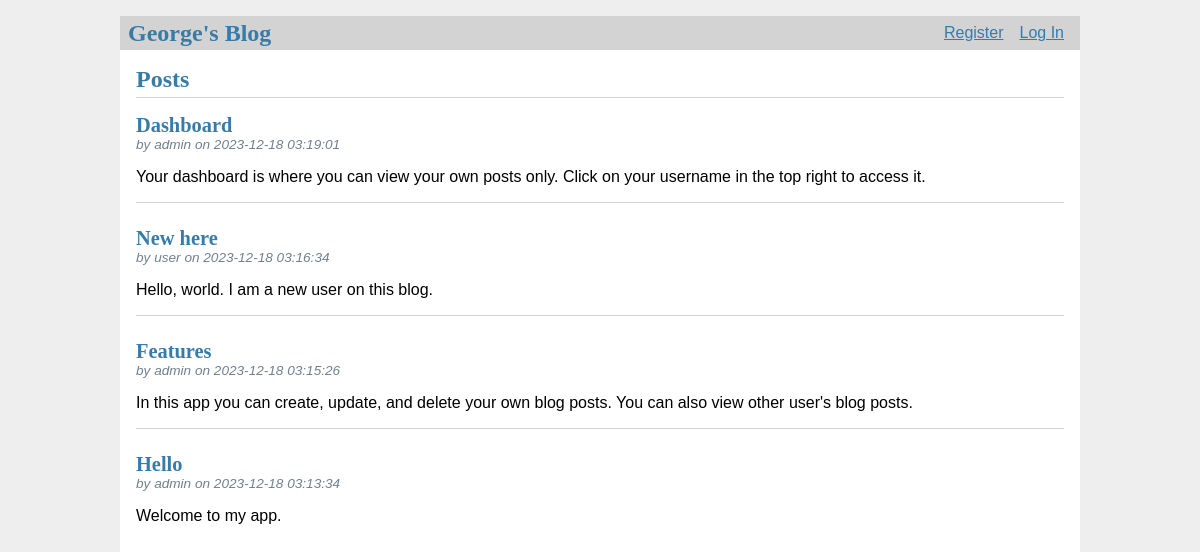
The page / on the database its author committed.
### tables this page shows
CREATE TABLE post (
  id INTEGER PRIMARY KEY AUTOINCREMENT,
  author_id INTEGER NOT NULL,
  created TIMESTAMP NOT NULL DEFAULT CURRENT_TIMESTAMP,
  title TEXT NOT NULL,
  body TEXT NOT NULL,
  FOREIGN KEY (author_id) REFERENCES user (id)
);

CREATE TABLE user (
  id INTEGER PRIMARY KEY AUTOINCREMENT,
  username TEXT UNIQUE NOT NULL,
  password TEXT NOT NULL
);

### final.py (the view)
@app.route('/')
def index():
    db = get_db()
    if db is None:
        init_db()
    posts = db.execute(
        'SELECT p.id, title, body, created, author_id, username'
        ' FROM post p JOIN user u ON p.author_id = u.id'
        ' ORDER BY created DESC'
    ).fetchall()
    return render_template('blog/index.html', posts=posts)

### final.py (called while the page is built)
def get_db():
    if 'db' not in g:
        g.db = sqlite3.connect(DATABASE)
        g.db.row_factory = sqlite3.Row
    return g.db

@app.teardown_appcontext
def close_connection(exception):
    db = getattr(g, '_database', None)
    if db is not None:
        db.close()

@app.before_request
def load_logged_in_user():
    user_id = session.get('user_id')
    if user_id is None:
        g.user = None
    else:
        g.user = get_db().execute(
            'SELECT * FROM user WHERE id = ?', (user_id,)
        ).fetchone()

### templates/blog/index.html (shortened to what this page needs)
{% extends 'base.html' %}
{% block header %}
  <h1>{% block title %}Posts{% endblock %}</h1>
{% endblock %}
{% block content %}
  {% for post in posts %}
    <article class="post">
      <header>
        <div>
          <h1>{{ post['title'] }}</h1>
          <div class="about">by {{ post['username'] }} on {{ post['created'] }}</div>
        </div>
      </header>
      <p class="body">{{ post['body'] }}</p>
    </article>
    {% if not loop.last %}
      <hr>
    {% endif %}
  {% endfor %}
{% endblock %}

### templates/base.html (shortened to what this page needs)
<!doctype html>
<link rel="stylesheet" href="{{ url_for('static', filename='style.css') }}">
<nav>
  <h1>George's Blog</h1>
  <ul>
    {% if g.user %}
      <li><a href="{{ url_for('dashboard') }}" style="text-decoration:none;">{{ g.user['username'] }}</a>
      <li><a href="{{ url_for('logout') }}">Log Out</a>
    {% else %}
      <li><a href="{{ url_for('register') }}">Register</a>
      <li><a href="{{ url_for('login') }}">Log In</a>
    {% endif %}
  </ul>
</nav>
<section class="content">
  <header>
    {% block header %}{% endblock %}
  </header>
  {% block content %}{% endblock %}
</section>

### static/style.css (style rules this page uses)
h1 { font-family: serif; color: #377ba8; margin: 1rem 0; }
a { color: #377ba8; }
hr { border: none; border-top: 1px solid lightgray; }
nav { background: lightgray; display: flex; align-items: center; padding: 0 0.5rem; }
nav h1 { flex: auto; margin: 0; }
nav ul { display: flex; list-style: none; margin: 0; padding: 0; }
nav ul li a, nav ul li span, header .action { display: block; padding: 0.5rem; }
.content { padding: 0 1rem 1rem; }
.content > header { border-bottom: 1px solid lightgray; display: flex; align-items: flex-end; }
.content > header h1 { flex: auto; margin: 1rem 0 0.25rem 0; }
.post > header { display: flex; align-items: flex-end; font-size: 0.85em; }
.post > header > div:first-of-type { flex: auto; }
.post > header h1 { font-size: 1.5em; margin-bottom: 0; }
.post .about { color: slategray; font-style: italic; }
.post .body { white-space: pre-line; }
.content:last-child { margin-bottom: 0; }

### rows shown on the page
post: title "Dashboard", username "admin", created "2023-12-18 03:19:01", body "Your dashboard is where you can view your own posts only. Click on your username in the top right to access it."
post: title "New here", username "user", created "2023-12-18 03:16:34", body "Hello, world. I am a new user on this blog."
post: title "Features", username "admin", created "2023-12-18 03:15:26", body "In this app you can create, update, and delete your own blog posts. You can also view other user's blog posts."
post: title "Hello", username "admin", created "2023-12-18 03:13:34", body "Welcome to my app."
